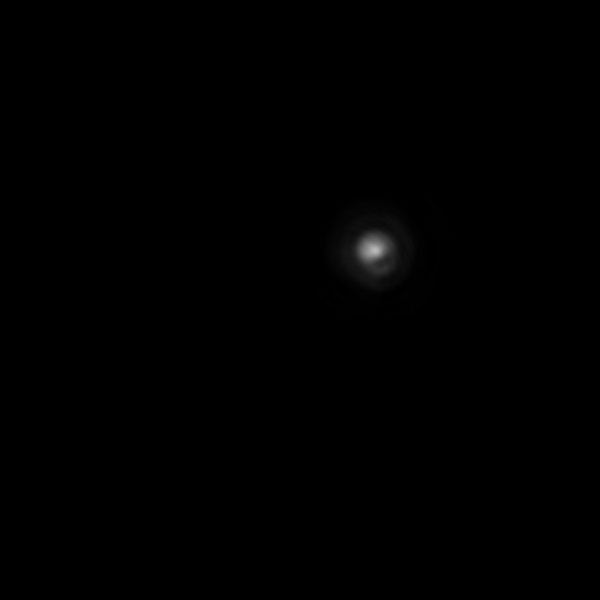
#> input picture src/coregistration/cam_b_frame_186.png, 1200 x 1200 px (shown at 1/2 size)
$ python find_gaussian_profile.py
#> lines starting #> are read from the running program, lines starting #| are printed output that depends on the picture; long printed decimals are rounded
import os
import numpy as np
import cv2
import matplotlib.pyplot as plt
from astropy import modeling
from scipy.optimize import curve_fit
from lmfit import Model
from PIL import Image
from scipy.ndimage import rotate

def gaussian_distribution(x, mu, sigma, coefficient):
    """
    Returns values for a gaussian distribution based on the input array.
    Args:
        x: Array of x values.
        mu: Mean/Median/Mode/
        sigma: Standard Deviation
        coefficient: Amplitude of gaussian distribution
    Raises:
        Exception: If any of the input parameters are not of the specified type.
    Returns:
        distribution: An array of y-values that correspond to the input parameters.
    """
    #distribution = coefficient*np.exp(-(x-mu)**2/(2*sigma**2))
    return coefficient * np.exp(-(x-mu)**2/(2.0*sigma**2))
    #return distribution


def read_image_from_file(image_path, file_bit_depth=16, original_bit_depth=12):
    """
    Given a file path, returns the corresponding image array. You may also specified the original/intended bit depth
    of said image.

    Args:
        image_path: Path to the image you want to read in.
        original_bit_depth: An integer
        file_bit_depth: An integer
    Raises:
        Exception: Nothing so far.
    Returns:
        The image array in it's intended bit depth.
    """
#> called with image_path = './coregistration/cam_b_frame_186.png', file_bit_depth = 16, original_bit_depth = 12
    return cv2.imread(image_path, -1) / (2**(file_bit_depth-original_bit_depth))
#> returned value: shape (1200, 1200) float64; min 0, max 2971, mean 12.2
    #return np.asarray(cv2.imread(image_path, -1)) / (2**(file_bit_depth-original_bit_depth))


def get_maximum_pixel_intensity(image_array):
    """
    Takes an image array (2D grayscale), flattens it into 1D, and finds the maximum.

    Args:
        image_array: Image as a 2D numpy array.
    Returns:
        The image intensity maximum (assuming grayscale) as an int.
    """
    return max(image_array.flatten().tolist())


def get_coordinates_of_maximum(image):
    """
    Takes a 2D (grayscale) image array and finds the coordinates of the pixel with the maximum intensity value. If
    multiple pixels share the same maximum intensity value, returns centroid of those coordinates.

    Args:
        image: Image as a 2D numpy array.
    Returns:
        The image intensity maximum (assuming grayscale) as an int.
    """
    maximum_intensity_value = get_maximum_pixel_intensity(image)
#> maximum_intensity_value = 2971
    print("maximum_intensity_value acording to  get_maximum_pixel_intensity(): ", maximum_intensity_value)
#| maximum_intensity_value acording to  get_maximum_pixel_intensity():  2971.0
    x_coordinates = np.where(image == maximum_intensity_value)[1]
#> x_coordinates = [751]
    y_coordinates = np.where(image == maximum_intensity_value)[0]
#> y_coordinates = [501]
    if len(x_coordinates) > 1 or len(y_coordinates) > 1:
        x, y = [(int(np.mean(x_coordinates)), int(np.mean(y_coordinates)))][0]
    else:
        x, y = [(i, j) for i, j in zip(x_coordinates, y_coordinates)][0]
#> x = 751; y = 501
    print("coordinates (x, y) [y=0 @ top of image]: ", (x, y))
#| coordinates (x, y) [y=0 @ top of image]:  (751, 501)
    return x, y


# [111 lines left out: functions crop_surrounding_noise, plot_horizonal_lineout_intensity, fit_function, not called in this run]

def get_noise_boundaries(image, coordinates_of_maxima, upper_limit_noise=10):
    # Steps of cropping surrounding noise
    print("Starting: get_noise_boundaries()")
    horizontal_center, vertical_center = coordinates_of_maxima[0], coordinates_of_maxima[1]
    horizontal_lineout = image[vertical_center, :]
    vertical_lineout = image[:, horizontal_center].flatten()
    first_i_above_uln = 0
    for i in range(len(horizontal_lineout)):
        x_index = i
        intensity = horizontal_lineout[i]
        if intensity > upper_limit_noise:
            print("At x = {}, y = {} ------ Intensity = {}".format(x_index, vertical_center, intensity))
            first_i_above_uln = x_index
            break

    first_j_above_uln = 0
    for j in range(len(vertical_lineout)):
        y_index = j
        intensity = vertical_lineout[j]
        if intensity > upper_limit_noise:
            print("At x = {}, y = {} ------ Intensity = {}".format(horizontal_center, y_index, intensity))
            first_j_above_uln = y_index
            break


    last_i_above_uln = 0
    for i in range(len(horizontal_lineout))[::-1]: #, -1):
        x_index = i
        intensity = horizontal_lineout[i]
        #print(x_index, intensity)
        if intensity > upper_limit_noise:
            print("At x = {}, y = {} ------ Intensity = {}".format(x_index, vertical_center, intensity))
            last_i_above_uln = x_index
            break

    last_j_above_uln = 0
    for j in range(len(horizontal_lineout))[::-1]: #, -1):
        y_index = j
        intensity = horizontal_lineout[j]
        #print(x_index, intensity)
        if intensity > upper_limit_noise:
            print("At x = {}, y = {} ------ Intensity = {}".format(horizontal_center, y_index, intensity))
            last_j_above_uln = y_index
            break


    index_of_last_pixel_above_noise_limit_flo_h = len(horizontal_lineout) - next(x[0] for x in enumerate(reversed(horizontal_lineout)) if x[1] > upper_limit_noise) - 1

    fig_a, ax = plt.subplots()
    #xdisplay, ydisplay = ax.transData.transform_point((horizontal_center, vertical_center))
    #print("xdisplay, ydisplay: ", xdisplay, ydisplay)
    ax.title.set_text('Image With NoiseSubtracted ROI Boxed')
    ax.axvline(first_i_above_uln, color='y', linestyle='dashed', linewidth=1)
    ax.axvline(last_i_above_uln, color='y', linestyle='dashed', linewidth=1)
    ax.axhline(first_j_above_uln, color='y', linestyle='dashed', linewidth=1)
    ax.axhline(last_j_above_uln, color='y', linestyle='dashed', linewidth=1)

    ax.imshow(image)
    fig_a.savefig("Image With NoiseSubtracted ROI Boxed.png")
    plt.close('all')
    return first_i_above_uln, last_i_above_uln, first_j_above_uln, last_j_above_uln


def get_gaus_boundaries_x(image, coords_of_max):
    fig = plt.figure()
    xs = np.arange(0, image.shape[1])

    ym, xm = coords_of_max
    # Horizontal Line Out
    #test = test[x_max:x_max + 1, :]  # Horizontal Line Out

    ys = image[xm:xm + 1, :].flatten()
    print("Scipy Optimize Curve Fit Parameters: x")
    popt, pcov = curve_fit(gaussian_distribution, xs, ys)
    mu, sigma, amp = popt[0], popt[1], popt[2]
    print('Mean: {} +\- {}'.format(mu, np.sqrt(pcov[0, 0])))
    print('Standard Deviation: {} +\- {}'.format(sigma, np.sqrt(pcov[1, 1])))
    print('Amplitude: {} +\- {}'.format(amp, np.sqrt(pcov[2, 2])))

    mu, sigma, amp = popt[0], popt[1], popt[2]
    plt.axvline(mu + (1 * sigma), color='b', linestyle='dashed', linewidth=1, label="1sigma")
    plt.axvline(mu - (1 * sigma), color='b', linestyle='dashed', linewidth=1)
    plt.axvline(mu + (2 * sigma), color='r', linestyle='dashed', linewidth=1, label="2sigma")
    plt.axvline(mu - (2 * sigma), color='r', linestyle='dashed', linewidth=1)
    plt.axvline(mu + (3 * sigma), color='g', linestyle='dashed', linewidth=1, label="3sigma")
    plt.axvline(mu - (3 * sigma), color='g', linestyle='dashed', linewidth=1)
    plt.axvline(mu + (4 * sigma), color='gray', linestyle='dashed', linewidth=1, label="4sigma")
    plt.axvline(mu - (4 * sigma), color='gray', linestyle='dashed', linewidth=1)

    y_model_output = gaussian_distribution(xs, *popt)
    plt.plot(xs, ys, label='Data')
    plt.plot(xs, y_model_output, label='Model')
    plt.title("Scipy Optimize Fit X - ./coregistration/cam_b_frame_186.png")
    plt.legend()
    #plt.show()
    fig.savefig("ScipyOptimizeCurveFit_X-coregistration-cam_b_frame_186.png")

    plt.close('all')
    return mu, sigma, amp


def get_gaus_boundaries_y(image, coords_of_max):
    fig = plt.figure()
    xs = np.arange(0, image.shape[1])
    print(xs)
    print("coords of max")
    print(coords_of_max)
    ym, xm = coords_of_max
    ys = image[:, ym:ym+1].flatten()  # Vertical Line Out

    print(ys)
    print("Scipy Optimize Curve Fit Parameters: y")
    popt, pcov = curve_fit(gaussian_distribution, xs, ys)
    mu, sigma, amp = popt[0], popt[1], popt[2]
    print('Mean: {} +\- {}'.format(mu, np.sqrt(pcov[0, 0])))
    print('Standard Deviation: {} +\- {}'.format(sigma, np.sqrt(pcov[1, 1])))
    print('Amplitude: {} +\- {}'.format(amp, np.sqrt(pcov[2, 2])))

    mu, sigma, amp = popt[0], popt[1], popt[2]
    plt.axvline(mu + (1 * sigma), color='b', linestyle='dashed', linewidth=1, label="1sigma")
    plt.axvline(mu - (1 * sigma), color='b', linestyle='dashed', linewidth=1)
    plt.axvline(mu + (2 * sigma), color='r', linestyle='dashed', linewidth=1, label="2sigma")
    plt.axvline(mu - (2 * sigma), color='r', linestyle='dashed', linewidth=1)
    plt.axvline(mu + (3 * sigma), color='g', linestyle='dashed', linewidth=1, label="3sigma")
    plt.axvline(mu - (3 * sigma), color='g', linestyle='dashed', linewidth=1)
    plt.axvline(mu + (4 * sigma), color='gray', linestyle='dashed', linewidth=1, label="4sigma")
    plt.axvline(mu - (4 * sigma), color='gray', linestyle='dashed', linewidth=1)

    y_model_output = gaussian_distribution(xs, *popt)
    plt.plot(xs, ys, label='Data')
    plt.plot(xs, y_model_output, label='Model')
    plt.title("Scipy Optimize Fit Y - ./coregistration/cam_b_frame_186.png")
    plt.legend()
    #plt.show()
    fig.savefig("ScipyOptimizeCurveFit_Y-coregistration-cam_b_frame_186.png")

    plt.close('all')
    return mu, sigma, amp


def save_img(filename, directory, image, sixteen_bit=True):
    """
    TODO Add documentation.
    """
    os.chdir(directory)
    if sixteen_bit:
        img = image.astype(np.uint16)
        img = np.asarray(img, dtype=np.uint16)
        img = Image.fromarray(img*16)
        img.save(filename, compress_level=0)
    else:
        cv2.imwrite(filename, image.astype(np.uint16))
    os.chdir(directory)


img = read_image_from_file("./coregistration/cam_b_frame_186.png")
coordinates_of_maximum = get_coordinates_of_maximum(img)
#> coordinates_of_maximum = (751, 501)
x_max, y_max = coordinates_of_maximum
#> x_max = 751; y_max = 501
noise_x0, noise_x1, noise_y0, noise_y1 = get_noise_boundaries(img, coordinates_of_maximum)
#> in get_noise_boundaries, `horizontal_center, vertical_center = coordinates_of_maxima[0], coordin..`: horizontal_center = 751; vertical_center = 501
#> in get_noise_boundaries, `horizontal_lineout = image[vertical_center, :]`: horizontal_lineout = 1200 values, max 2971 at index 751, min 0 at index 329, mean 146.3
#> in get_noise_boundaries, `vertical_lineout = image[:, horizontal_center].flatten()`: vertical_lineout = 1200 values, max 2971 at index 501, min 1 at index 832, mean 135.6
#> the loop in get_noise_boundaries, `for i in range(len(horizontal_lineout)):` made 580 passes
#> (intensity, first_i_above_uln) on pass 580: (12, 579)
#> intensity on passes 1 to 6: 4, 5, 4, 3, 3, 5
#| At x = 579, y = 501 ------ Intensity = 12.0
#> the loop in get_noise_boundaries, `for j in range(len(vertical_lineout)):` made 329 passes
#> (intensity, first_j_above_uln) on pass 329: (11, 328)
#> intensity on passes 1 to 6: 6, 6, 4, 5, 8, 5
#| At x = 751, y = 328 ------ Intensity = 11.0
#> the loop in get_noise_boundaries, `for i in range(len(horizontal_lineout))[::-1]:` made 295 passes
#> (x_index, intensity, last_i_above_uln) on pass 295: (905, 12, 905)
#> (i, x_index, intensity) on passes 1 to 6: (1199, 1199, 2), (1198, 1198, 2), (1197, 1197, 2), (1196, 1196, 2), (1195, 1195, 4), (1194, 1194, 4)
#| At x = 905, y = 501 ------ Intensity = 12.0
#> the loop in get_noise_boundaries, `for j in range(len(horizontal_lineout))[::-1]:` made 295 passes
#> (j, y_index, intensity) on passes 1 to 12: (1199, 1199, 2), (1198, 1198, 2), (1197, 1197, 2), (1196, 1196, 2), (1195, 1195, 4), (1194, 1194, 4), (1193, 1193, 4), (1192, 1192, 3), (1191, 1191, 2), (1190, 1190, 2), (1189, 1189, 4), (1188, 1188, 3)
#| At x = 751, y = 905 ------ Intensity = 12.0
#> in get_noise_boundaries, `index_of_last_pixel_above_noise_limit_flo_h = len(horizontal_lineout) ..`: index_of_last_pixel_above_noise_limit_flo_h = 905
#> in get_noise_boundaries, `fig_a.savefig("Image With NoiseSubtracted ROI Boxed.png")`:
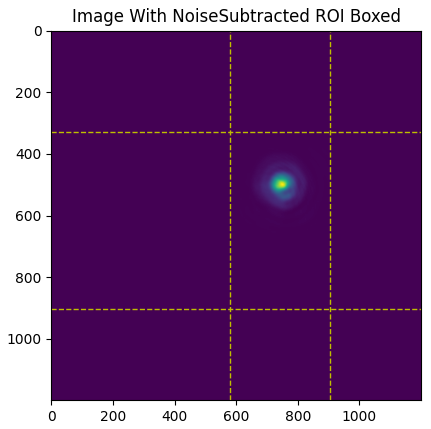
#> figure drawn by matplotlib, 1 panel
#> noise_x0 = 579; noise_x1 = 905; noise_y0 = 328; noise_y1 = 905

reduced_noise_img = img[:, :]
cv2.namedWindow("ROI")
cv2.moveWindow("ROI", 40,30)


cv2.imshow("ROI", reduced_noise_img/(2**12))
cv2.waitKey(1500)

test = np.asarray(img[:, :]).copy()
test[noise_y0:noise_y1+1, noise_x0] = 4095
test[noise_y0:noise_y1+1, noise_x1] = 4095
test[noise_y0, noise_x0:noise_x1+1] = 4095
#> test: shape (1200, 1200) float64; min 0, max 4095, mean 16.4
test[noise_y1, noise_x0:noise_x1+1] = 4095
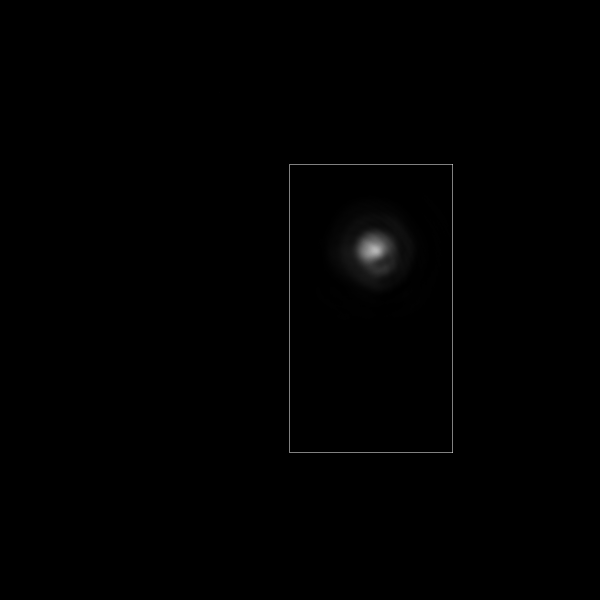
#> test: shape (1200, 1200) float64 (shown at 1/2 size); min 0, max 4095, mean 17.3; drawn with min black and max white


cv2.imshow("ROI", test/(2**12))
cv2.waitKey(1500)

# Test is a copy of the image

# The following code places a white box at the noise limits
reduced_noise_img = img[noise_y0:noise_y1+1, noise_x0:noise_x1+1]

#test[y_max:y_max+100, :] = 4095
#test = test[:, y_max:y_max+1] # Vertical Line Out
#test = test[x_max:x_max+1, :]  # Horizontal Line Out

# White box to show noise limits
#reduced_noise_img[noise_y0:noise_y1+1, noise_x1] = 4095
#reduced_noise_img[noise_y0, noise_x0:noise_x1+1] = 4095
#reduced_noise_img[noise_y1, noise_x0:noise_x1+1] = 4095

cv2.imshow("ROI", reduced_noise_img/(2**12))
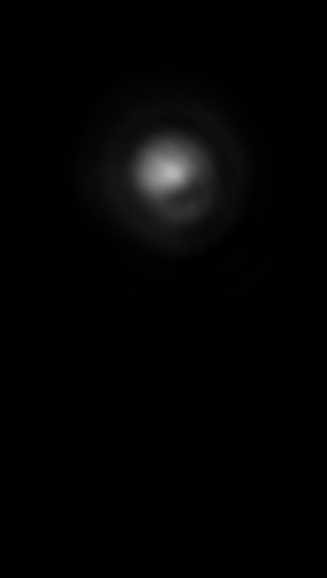
#> window 'ROI': shape (578, 327) float64; min 0, max 0.725, mean 0.0157
cv2.waitKey(1500)

# Zoom in on region above noise


mean_x, stdev_x, amplitude_x = get_gaus_boundaries_x(img, coordinates_of_maximum)
#> in get_gaus_boundaries_x, `ym, xm = coords_of_max`: ym = 751; xm = 501
#> in get_gaus_boundaries_x, `ys = image[xm:xm + 1, :].flatten()`: ys has the same summary as horizontal_lineout in get_noise_boundaries
#> in get_gaus_boundaries_x, `popt, pcov = curve_fit(gaussian_distribution, xs, ys)`: popt = [746.6, 22.87, 2784.5]; pcov = [[0.00868, -2.1e-09, 2.57e-07], [-2.1e-09, 0.00868, -0.529], [2.57e-07, -0.529, 96.58]]
#> in get_gaus_boundaries_x, `mu, sigma, amp = popt[0], popt[1], popt[2]`: mu = 746.6; sigma = 22.87; amp = 2784.5
#| Mean: 746.586 +\- 0.09319
#| Standard Deviation: 22.865 +\- 0.09319
#| Amplitude: 2784.469 +\- 9.827
#> in get_gaus_boundaries_x, `y_model_output = gaussian_distribution(xs, *popt)`: y_model_output = 1200 values, max 2784 at index 747, min 8.73e-229 at index 0, mean 133
#> mean_x = 746.6; stdev_x = 22.87; amplitude_x = 2784.5

mean_y, stdev_y, amplitude_y = get_gaus_boundaries_y(img, coordinates_of_maximum)
#> (printed output is left out)
#| (751, 501)
#> in get_gaus_boundaries_y, `ym, xm = coords_of_max`: ym = 751; xm = 501
#> in get_gaus_boundaries_y, `ys = image[:, ym:ym+1].flatten()`: ys has the same summary as vertical_lineout in get_noise_boundaries
#> (printed output is left out)
#> in get_gaus_boundaries_y, `popt, pcov = curve_fit(gaussian_distribution, xs, ys)`: popt = [499, 21.6, 2607.8]; pcov = [[0.0255, -4.39e-09, 5.29e-07], [-4.39e-09, 0.0255, -1.54], [5.29e-07, -1.54, 278.5]]
#> in get_gaus_boundaries_y, `mu, sigma, amp = popt[0], popt[1], popt[2]`: mu = 499; sigma = 21.6; amp = 2607.8
#| Mean: 498.956 +\- 0.1596
#| Standard Deviation: 21.603 +\- 0.1596
#| Amplitude: 2607.786 +\- 16.687
#> in get_gaus_boundaries_y, `y_model_output = gaussian_distribution(xs, *popt)`: y_model_output = 1200 values, max 2607.8 at index 499, min 2.49e-225 at index 1199, mean 117.7
#> in get_gaus_boundaries_y, `fig.savefig("ScipyOptimizeCurveFit_Y-coregistration-cam_b_frame_186.pn..`:
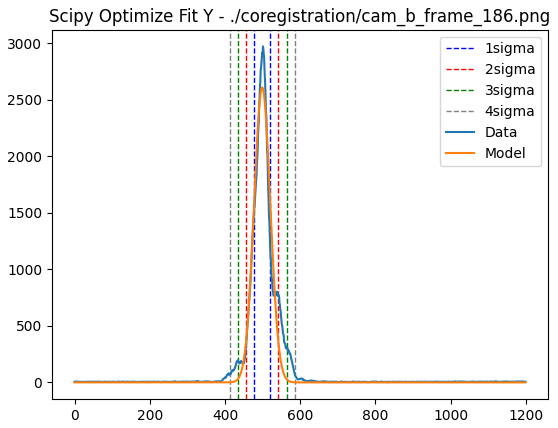
#> figure drawn by matplotlib, 1 panel
#> mean_y = 499; stdev_y = 21.6; amplitude_y = 2607.8


# Test is a copy of the image

# The following code places a white box at the noise limits
#test[y_max:y_max+100, :] = 4095
#test = test[:, y_max:y_max+1] # Vertical Line Out
#test = test[x_max:x_max+1, :]  # Horizontal Line Out

# White box to show noise limits
#test[noise_y0:noise_y1+1, noise_x0] = 4095
#test[noise_y0:noise_y1+1, noise_x1] = 4095
#test[noise_y0, noise_x0:noise_x1+1] = 4095
#test[noise_y1, noise_x0:noise_x1+1] = 4095

# White box to show noise limits
#test[noise_y0:noise_y1+1, noise_x0] = 4095
#test[noise_y0:noise_y1+1, noise_x1] = 4095
#test[noise_y0, noise_x0:noise_x1+1] = 4095
#test[noise_y1, noise_x0:noise_x1+1] = 4095

# Guassian: 4 Sigma X Direction
test[:, x_max+int(stdev_x*4)] = 4095
test[:, x_max-int(stdev_x*4)] = 4095


# Guassian: 4 Sigma y Direction
test[y_max+int(stdev_y*4), :] = 4095
test[y_max-int(stdev_y*4), :] = 4095


#test[y_max+int(stdev_x*4), :] = 4095
#test[y_max-int(stdev_x*4), :] = 4095
reduced_noise_test = test[noise_y0:noise_y1+1, noise_x0:noise_x1+1]


cv2.imshow("ROI", reduced_noise_test/(2**12))
cv2.waitKey(1500)

img_reduced_to_4sigma = reduced_noise_img[y_max-int(stdev_y*4):y_max+int(stdev_y*4), ]
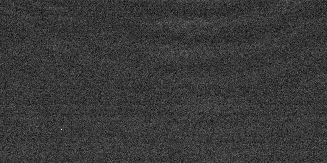
#> img_reduced_to_4sigma: shape (163, 327) float64; min 0, max 20, mean 4.49; drawn with min black and max white
test_reduced_to_4sigma_y = test[y_max-int(stdev_y*4):y_max+int(stdev_y*4)+1, noise_x0:noise_x1+1]
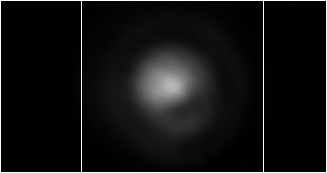
#> test_reduced_to_4sigma_y: shape (173, 327) float64; min 1, max 4095, mean 295.1; drawn with min black and max white
test_reduced_to_4sigma_yx = test[y_max-int(stdev_y*4):y_max+int(stdev_y*4)+1, x_max-int(stdev_x*4):x_max+int(stdev_x*4)+1]


roi = img[y_max-int(stdev_y*4):y_max+int(stdev_y*4)+1, x_max-int(stdev_x*4):x_max+int(stdev_x*4)+1].copy()

rotated_roi = rotate(roi, 45, reshape=False)

cv2.imwrite("test.png", test)
save_img("test_1.png", os.getcwd(), test)

cv2.imshow("ROI", roi/(2**12))
#cv2.imshow("Original Image with Boundary Boxes", rotated_img/(2**12))
cv2.waitKey(3000)

cv2.imshow("ROI", rotated_roi/(2**12))
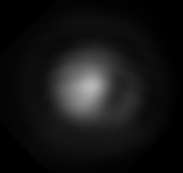
#> window 'ROI': shape (173, 183) float64; min 0, max 0.725, mean 0.0832
cv2.waitKey(3000)

# [7 lines of commented-out code are left out]
